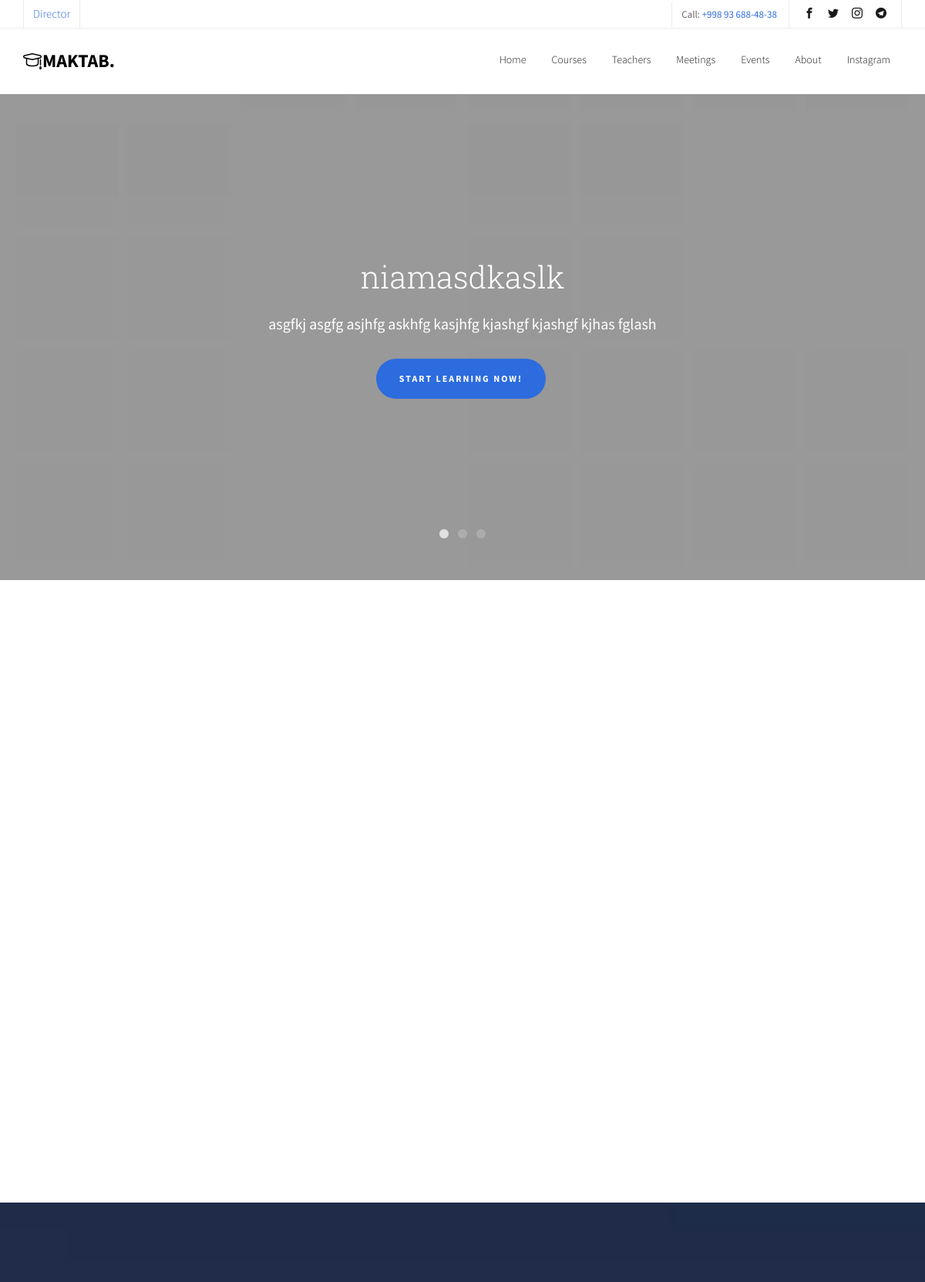
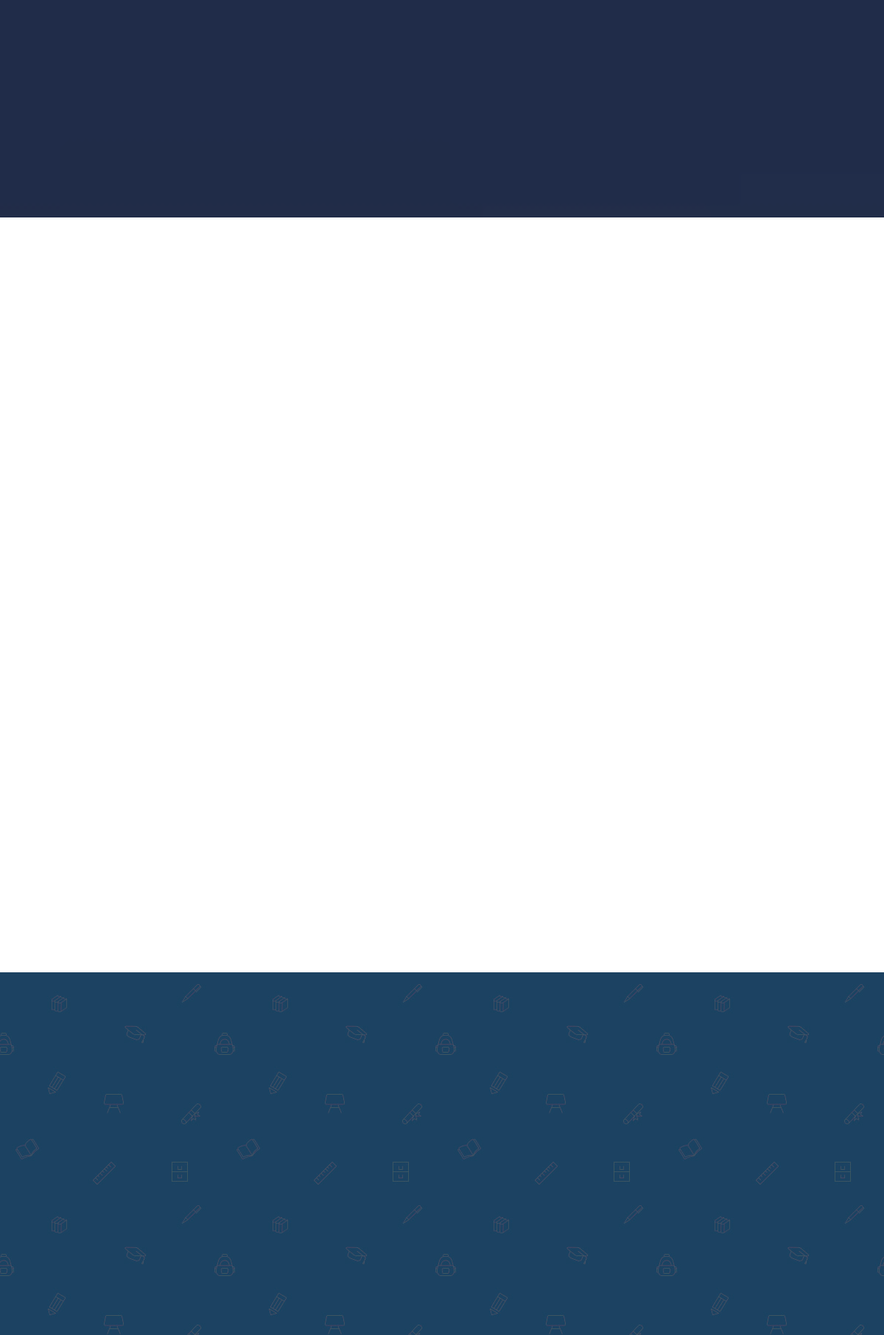
The page / (upper part) on the database its author committed (2 pictures, top to bottom).
### blog/models.py (models this page shows)
class New(models.Model):
    title = models.CharField('Nomi', max_length=255)
    image = models.ImageField('Rasmi', blank=True, null=True)
    content = models.TextField('Yangilik haqida')
    date = models.DateTimeField('Sana', default=timezone.now)
    country = models.BooleanField('Chet el bilan shartnoma', default=False)
    class Meta:
        verbose_name = 'new'
        verbose_name_plural = 'news'

### blog/views.py (the view)
# urls.py: path('', views.index, name='index'),# + +
def index(request):
    teachers = Teacher.objects.order_by('-date')[:3]
    circles = Circle.objects.order_by('-date')[:4]
    news = New.objects.order_by('-date')[:3]
    info = Info.objects.order_by('-date')[:1]
    meetings = Meeting.objects.order_by('-date')[:5]
    instagram = Instagram.objects.order_by('-date')[:4]
    events = Event.objects.order_by('-date')[:3]
    content = {'teachers':teachers, 'circles':circles, 'news':news, 'infos':info, 'instagrams':instagram, 'meetings': meetings, 'events':events}
    return render(request, 'index.html', content)

### templates/index.html (shortened to what this page needs)
{% extends 'base.html' %}
{% block content %}
<aside id="fh5co-hero">
    <div class="flexslider">
        <ul class="slides">
            {% for new in news %}
            {% if new.image.url != null %}
           <li style="background-image: url({{new.image.url}});">
            {% endif %}
               <div class="container">
                   <div class="row">
                       <div class="col-md-8 col-md-offset-2 text-center slider-text">
                        <div class="slider-text-inner">
                            <h1>{{new.title}}</h1>
                             <h2>{{new.content}}</h2>
                             <p><a class="btn btn-primary btn-lg" href="{% url 'new' new.id %}">Start Learning Now!</a></p>
                        </div>
                    </div>
                   </div>
               </div>
           </li>
           {% endfor %}
          </ul>
      </div>
</aside>
<div id="fh5co-course-categories">
    <div class="container">
        <div class="row">
        </div>
    </div>
</div>
<div id="fh5co-counter" class="fh5co-counters" style="background-image: url(/media/images/img_bg_4.jpg);" data-stellar-background-ratio="0.5">
    <div class="overlay"></div>
    <div class="container">
        <div class="row">
            <div class="col-md-10 col-md-offset-1">
                <div class="row">
                </div>
            </div>
        </div>
    </div>
</div>
<div id="fh5co-course">
    <div class="container">
        <div class="row">
        </div>
    </div>
</div>
<div id="fh5co-testimonial" style="background-image: url(/media/images/school.jpg);">
    <div class="container">
        <div class="row">
            <div class="col-md-10 col-md-offset-1">
            </div>
        </div>
    </div>
</div>
{% endblock %}

### blog/static/css/style.css (style rules this page uses)
body { font-family: "Source Sans Pro", Arial, sans-serif; font-weight: 400; font-size: 15px; line-height: 1.7; color: #828282; background: #fff; min-height: 100vh; }
a { color: #2D6CDF; -webkit-transition: 0.5s; -o-transition: 0.5s; transition: 0.5s; }
p { margin-bottom: 20px; }
h1, h2, h3, h4, h5, h6, figure { color: #000; font-family: "Roboto Slab", serif; font-weight: 400; margin: 0 0 20px 0; }
#fh5co-hero { min-height: 630px; height: 630px; background: #fff url(/media/images/loader.gif) no-repeat center center; }
#fh5co-hero .btn { font-size: 24px; }
#fh5co-hero .btn.btn-primary { padding: 14px 30px !important; }
#fh5co-hero .flexslider { border: none; z-index: 1; margin-bottom: 0; }
#fh5co-hero .flexslider .slides { position: relative; overflow: hidden; }
#fh5co-hero .flexslider .slides li { background-repeat: no-repeat; background-size: cover; background-position: bottom center; min-height: 630px; height: 630px; position: relative; }
#fh5co-hero .flexslider .slides li:after { position: absolute; top: 0; bottom: 0; left: 0; right: 0; content: ''; background: rgba(0, 0, 0, 0.4); z-index: 1; }
#fh5co-hero .flexslider .slider-text { display: table; opacity: 0; min-height: 630px; height: 630px; z-index: 9; }
#fh5co-hero .flexslider .slider-text > .slider-text-inner { display: table-cell; vertical-align: middle; min-height: 700px; }
#fh5co-hero .flexslider .slider-text > .slider-text-inner h1, #fh5co-hero .flexslider .slider-text > .slider-text-inner h2 { margin: 0; padding: 0; color: white; }
#fh5co-hero .flexslider .slider-text > .slider-text-inner h1 { margin-bottom: 20px; font-size: 40px; line-height: 1.3; font-weight: 300; }
#fh5co-hero .flexslider .slider-text > .slider-text-inner h2 { font-size: 20px; line-height: 1.5; margin-bottom: 30px; font-family: "Source Sans Pro", Arial, sans-serif; }
#fh5co-hero .flexslider .slider-text > .slider-text-inner .btn { padding: 18px 30px !important; color: #fff; border: none !important; font-size: 12px; font-weight: 700; text-transform: uppercase; letter-spacing: 2px; }
#fh5co-course-categories, #fh5co-counter, #fh5co-course, #fh5co-register, #fh5co-pricing, #fh5co-testimonial, #fh5co-blog, #fh5co-about, #fh5co-staff, #fh5co-contact, #fh5co-footer { padding: 7em 0; clear: both; }
.fh5co-counters { padding: 7em 0; background-size: cover; background-attachment: fixed; background-position: center center; position: relative; }
.fh5co-counters .overlay { position: absolute; top: 0; bottom: 0; left: 0; right: 0; content: ''; background: rgba(0, 0, 0, 0.5); }
#fh5co-testimonial { background: #1F5F8B; position: relative; }
.btn { margin-right: 4px; margin-bottom: 4px; font-family: "Source Sans Pro", Arial, sans-serif; font-size: 16px; font-weight: 400; -webkit-border-radius: 30px; -moz-border-radius: 30px; -ms-border-radius: 30px; border-radius: 30px; -webkit-transition: 0.5s; -o-transition: 0.5s; transition: 0.5s; padding: 8px 20px; }
.btn.btn-lg { padding: 18px 36px !important; }
.btn-primary { background: #2D6CDF; color: #fff; border: 2px solid #2D6CDF; }
.slides li { background-size: cover; background-position: center; }

### rows shown on the page
New: image (picture), title "niamasdkaslk", content "asgfkj asgfg asjhfg askhfg kasjhfg kjashgf kjashgf kjhas fglash"
